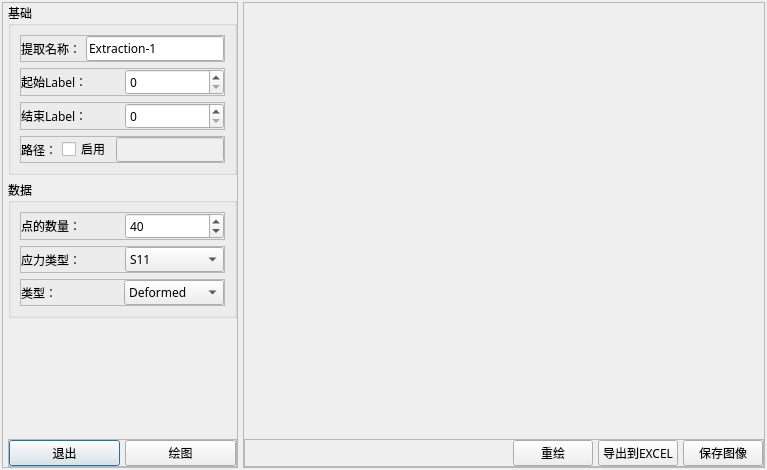
<?xml version="1.0" encoding="UTF-8"?>
<ui version="4.0">
 <class>Dialog</class>
 <widget class="QDialog" name="Dialog">
  <property name="geometry">
   <rect>
    <x>0</x>
    <y>0</y>
    <width>767</width>
    <height>470</height>
   </rect>
  </property>
  <property name="font">
   <font>
    <family>微软雅黑</family>
   </font>
  </property>
  <property name="windowTitle">
   <string>数据处理</string>
  </property>
  <layout class="QHBoxLayout" name="horizontalLayout_5" stretch="0,5">
   <property name="spacing">
    <number>5</number>
   </property>
   <property name="leftMargin">
    <number>2</number>
   </property>
   <property name="topMargin">
    <number>2</number>
   </property>
   <property name="rightMargin">
    <number>2</number>
   </property>
   <property name="bottomMargin">
    <number>2</number>
   </property>
   <item>
    <widget class="QFrame" name="frame_3">
     <property name="frameShape">
      <enum>QFrame::StyledPanel</enum>
     </property>
     <property name="frameShadow">
      <enum>QFrame::Raised</enum>
     </property>
     <layout class="QVBoxLayout" name="verticalLayout" stretch="0,0,0,0">
      <property name="spacing">
       <number>5</number>
      </property>
      <property name="leftMargin">
       <number>5</number>
      </property>
      <property name="topMargin">
       <number>0</number>
      </property>
      <property name="rightMargin">
       <number>0</number>
      </property>
      <property name="bottomMargin">
       <number>0</number>
      </property>
      <item>
       <widget class="QGroupBox" name="groupBox">
        <property name="title">
         <string>基础</string>
        </property>
        <property name="flat">
         <bool>true</bool>
        </property>
        <layout class="QVBoxLayout" name="verticalLayout_3">
         <item>
          <widget class="QFrame" name="frame_10">
           <property name="frameShape">
            <enum>QFrame::StyledPanel</enum>
           </property>
           <property name="frameShadow">
            <enum>QFrame::Raised</enum>
           </property>
           <layout class="QHBoxLayout" name="horizontalLayout_10">
            <property name="spacing">
             <number>5</number>
            </property>
            <property name="leftMargin">
             <number>0</number>
            </property>
            <property name="topMargin">
             <number>0</number>
            </property>
            <property name="rightMargin">
             <number>0</number>
            </property>
            <property name="bottomMargin">
             <number>0</number>
            </property>
            <item>
             <widget class="QLabel" name="label_8">
              <property name="text">
               <string>提取名称：</string>
              </property>
             </widget>
            </item>
            <item>
             <widget class="QLineEdit" name="extraction_name">
              <property name="text">
               <string>Extraction-1</string>
              </property>
             </widget>
            </item>
           </layout>
          </widget>
         </item>
         <item>
          <widget class="QFrame" name="frame">
           <property name="frameShape">
            <enum>QFrame::StyledPanel</enum>
           </property>
           <property name="frameShadow">
            <enum>QFrame::Raised</enum>
           </property>
           <layout class="QHBoxLayout" name="horizontalLayout">
            <property name="spacing">
             <number>5</number>
            </property>
            <property name="leftMargin">
             <number>0</number>
            </property>
            <property name="topMargin">
             <number>0</number>
            </property>
            <property name="rightMargin">
             <number>0</number>
            </property>
            <property name="bottomMargin">
             <number>0</number>
            </property>
            <item>
             <widget class="QLabel" name="label">
              <property name="text">
               <string>起始Label：</string>
              </property>
             </widget>
            </item>
            <item>
             <widget class="QSpinBox" name="start_label"/>
            </item>
           </layout>
          </widget>
         </item>
         <item>
          <widget class="QFrame" name="frame_2">
           <property name="frameShape">
            <enum>QFrame::StyledPanel</enum>
           </property>
           <property name="frameShadow">
            <enum>QFrame::Raised</enum>
           </property>
           <layout class="QHBoxLayout" name="horizontalLayout_2">
            <property name="spacing">
             <number>5</number>
            </property>
            <property name="leftMargin">
             <number>0</number>
            </property>
            <property name="topMargin">
             <number>0</number>
            </property>
            <property name="rightMargin">
             <number>0</number>
            </property>
            <property name="bottomMargin">
             <number>0</number>
            </property>
            <item>
             <widget class="QLabel" name="label_2">
              <property name="text">
               <string>结束Label：</string>
              </property>
             </widget>
            </item>
            <item>
             <widget class="QSpinBox" name="end_label"/>
            </item>
           </layout>
          </widget>
         </item>
         <item>
          <widget class="QFrame" name="frame_9">
           <property name="frameShape">
            <enum>QFrame::StyledPanel</enum>
           </property>
           <property name="frameShadow">
            <enum>QFrame::Raised</enum>
           </property>
           <layout class="QHBoxLayout" name="horizontalLayout_9">
            <property name="spacing">
             <number>5</number>
            </property>
            <property name="leftMargin">
             <number>0</number>
            </property>
            <property name="topMargin">
             <number>0</number>
            </property>
            <property name="rightMargin">
             <number>0</number>
            </property>
            <property name="bottomMargin">
             <number>0</number>
            </property>
            <item>
             <widget class="QLabel" name="label_7">
              <property name="text">
               <string>路径：</string>
              </property>
             </widget>
            </item>
            <item>
             <widget class="QCheckBox" name="cust_path">
              <property name="text">
               <string>启用</string>
              </property>
             </widget>
            </item>
            <item>
             <widget class="QLineEdit" name="path_name">
              <property name="enabled">
               <bool>false</bool>
              </property>
             </widget>
            </item>
           </layout>
          </widget>
         </item>
        </layout>
       </widget>
      </item>
      <item>
       <widget class="QGroupBox" name="groupBox_2">
        <property name="title">
         <string>数据</string>
        </property>
        <property name="flat">
         <bool>true</bool>
        </property>
        <layout class="QVBoxLayout" name="verticalLayout_5">
         <item>
          <widget class="QFrame" name="frame_7">
           <property name="frameShape">
            <enum>QFrame::StyledPanel</enum>
           </property>
           <property name="frameShadow">
            <enum>QFrame::Raised</enum>
           </property>
           <layout class="QHBoxLayout" name="horizontalLayout_7">
            <property name="spacing">
             <number>5</number>
            </property>
            <property name="leftMargin">
             <number>0</number>
            </property>
            <property name="topMargin">
             <number>0</number>
            </property>
            <property name="rightMargin">
             <number>0</number>
            </property>
            <property name="bottomMargin">
             <number>0</number>
            </property>
            <item>
             <widget class="QLabel" name="label_5">
              <property name="text">
               <string>点的数量：</string>
              </property>
             </widget>
            </item>
            <item>
             <widget class="QSpinBox" name="point_count">
              <property name="maximum">
               <number>9999</number>
              </property>
              <property name="value">
               <number>40</number>
              </property>
             </widget>
            </item>
           </layout>
          </widget>
         </item>
         <item>
          <widget class="QFrame" name="frame_8">
           <property name="frameShape">
            <enum>QFrame::StyledPanel</enum>
           </property>
           <property name="frameShadow">
            <enum>QFrame::Raised</enum>
           </property>
           <layout class="QHBoxLayout" name="horizontalLayout_8">
            <property name="spacing">
             <number>5</number>
            </property>
            <property name="leftMargin">
             <number>0</number>
            </property>
            <property name="topMargin">
             <number>0</number>
            </property>
            <property name="rightMargin">
             <number>0</number>
            </property>
            <property name="bottomMargin">
             <number>0</number>
            </property>
            <item>
             <widget class="QLabel" name="label_6">
              <property name="text">
               <string>应力类型：</string>
              </property>
             </widget>
            </item>
            <item>
             <widget class="QComboBox" name="mise_type">
              <item>
               <property name="text">
                <string>S11</string>
               </property>
              </item>
              <item>
               <property name="text">
                <string>S22</string>
               </property>
              </item>
              <item>
               <property name="text">
                <string>S33</string>
               </property>
              </item>
              <item>
               <property name="text">
                <string>S12</string>
               </property>
              </item>
              <item>
               <property name="text">
                <string>S13</string>
               </property>
              </item>
              <item>
               <property name="text">
                <string>S23</string>
               </property>
              </item>
              <item>
               <property name="text">
                <string>Mises</string>
               </property>
              </item>
             </widget>
            </item>
           </layout>
          </widget>
         </item>
         <item>
          <widget class="QFrame" name="frame_5">
           <property name="frameShape">
            <enum>QFrame::StyledPanel</enum>
           </property>
           <property name="frameShadow">
            <enum>QFrame::Raised</enum>
           </property>
           <layout class="QHBoxLayout" name="horizontalLayout_4">
            <property name="spacing">
             <number>5</number>
            </property>
            <property name="leftMargin">
             <number>0</number>
            </property>
            <property name="topMargin">
             <number>0</number>
            </property>
            <property name="rightMargin">
             <number>0</number>
            </property>
            <property name="bottomMargin">
             <number>0</number>
            </property>
            <item>
             <widget class="QLabel" name="label_3">
              <property name="text">
               <string>类型：</string>
              </property>
             </widget>
            </item>
            <item>
             <widget class="QComboBox" name="is_deformed">
              <item>
               <property name="text">
                <string>Deformed</string>
               </property>
              </item>
              <item>
               <property name="text">
                <string>Undeformed</string>
               </property>
              </item>
             </widget>
            </item>
           </layout>
          </widget>
         </item>
        </layout>
       </widget>
      </item>
      <item>
       <spacer name="verticalSpacer_2">
        <property name="orientation">
         <enum>Qt::Vertical</enum>
        </property>
        <property name="sizeHint" stdset="0">
         <size>
          <width>20</width>
          <height>40</height>
         </size>
        </property>
       </spacer>
      </item>
      <item>
       <widget class="QFrame" name="frame_4">
        <property name="frameShape">
         <enum>QFrame::StyledPanel</enum>
        </property>
        <property name="frameShadow">
         <enum>QFrame::Raised</enum>
        </property>
        <layout class="QHBoxLayout" name="horizontalLayout_3">
         <property name="spacing">
          <number>5</number>
         </property>
         <property name="leftMargin">
          <number>0</number>
         </property>
         <property name="topMargin">
          <number>0</number>
         </property>
         <property name="rightMargin">
          <number>0</number>
         </property>
         <property name="bottomMargin">
          <number>0</number>
         </property>
         <item>
          <widget class="QPushButton" name="close">
           <property name="text">
            <string>退出</string>
           </property>
          </widget>
         </item>
         <item>
          <widget class="QPushButton" name="plot">
           <property name="text">
            <string>绘图</string>
           </property>
          </widget>
         </item>
        </layout>
       </widget>
      </item>
     </layout>
    </widget>
   </item>
   <item>
    <widget class="QFrame" name="frame_6">
     <property name="frameShape">
      <enum>QFrame::StyledPanel</enum>
     </property>
     <property name="frameShadow">
      <enum>QFrame::Raised</enum>
     </property>
     <layout class="QVBoxLayout" name="verticalLayout_2" stretch="1,0">
      <property name="spacing">
       <number>5</number>
      </property>
      <property name="leftMargin">
       <number>0</number>
      </property>
      <property name="topMargin">
       <number>0</number>
      </property>
      <property name="rightMargin">
       <number>0</number>
      </property>
      <property name="bottomMargin">
       <number>0</number>
      </property>
      <item>
       <layout class="QHBoxLayout" name="plot_container"/>
      </item>
      <item>
       <widget class="QFrame" name="frame_11">
        <property name="frameShape">
         <enum>QFrame::StyledPanel</enum>
        </property>
        <property name="frameShadow">
         <enum>QFrame::Raised</enum>
        </property>
        <layout class="QHBoxLayout" name="horizontalLayout_13">
         <property name="spacing">
          <number>5</number>
         </property>
         <property name="leftMargin">
          <number>0</number>
         </property>
         <property name="topMargin">
          <number>0</number>
         </property>
         <property name="rightMargin">
          <number>0</number>
         </property>
         <property name="bottomMargin">
          <number>0</number>
         </property>
         <item>
          <spacer name="horizontalSpacer">
           <property name="orientation">
            <enum>Qt::Horizontal</enum>
           </property>
           <property name="sizeHint" stdset="0">
            <size>
             <width>40</width>
             <height>20</height>
            </size>
           </property>
          </spacer>
         </item>
         <item>
          <widget class="QPushButton" name="repaint">
           <property name="text">
            <string>重绘</string>
           </property>
          </widget>
         </item>
         <item>
          <widget class="QPushButton" name="export_to_excel">
           <property name="text">
            <string>导出到EXCEL</string>
           </property>
          </widget>
         </item>
         <item>
          <widget class="QPushButton" name="save_pixmap">
           <property name="text">
            <string>保存图像</string>
           </property>
          </widget>
         </item>
        </layout>
       </widget>
      </item>
     </layout>
    </widget>
   </item>
  </layout>
 </widget>
 <resources/>
 <connections/>
</ui>
